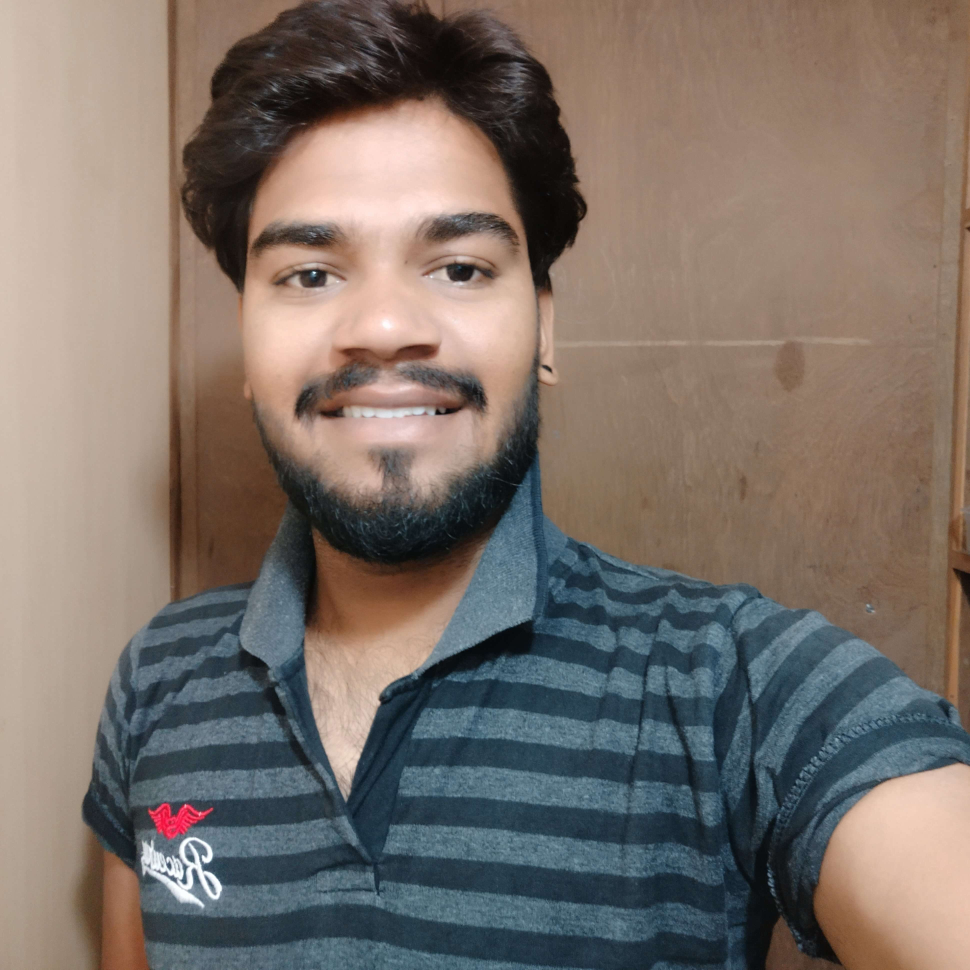
#> input picture harish.jpg, 3880 x 3880 px (shown at 1/4 size)
$ python Edge_detection.py   (older library calls are emulated)
#> lines starting #> are read from the running program, lines starting #| are printed output that depends on the picture; after the words box and inside, x2 and y2 are one past the last pixel; in counts of white or black regions, pixels touching at a corner belong together
import cv2


img = cv2.imread("harish.jpg",0)
#> img: shape (3880, 3880); min 4, max 255, mean 114.9
image = cv2.resize(img,(600,600))
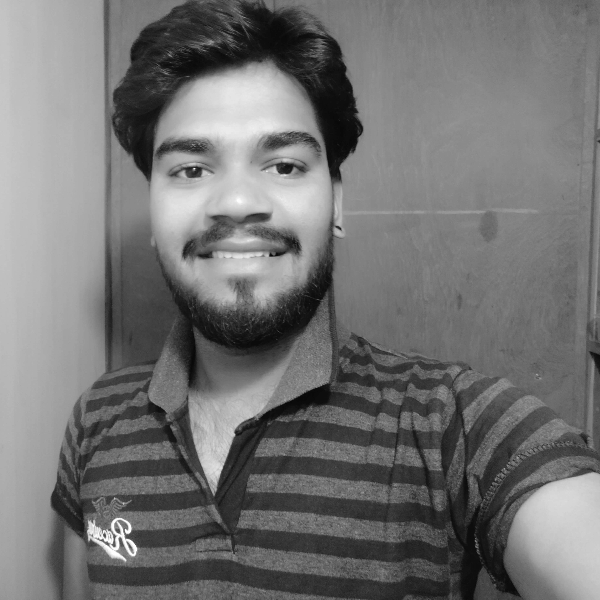
#> image: shape (600, 600); min 8, max 255, mean 114.9
sobel_x = cv2.Sobel(image,cv2.CV_64F,1,0,ksize=5)
sobel_y = cv2.Sobel(image,cv2.CV_64F,0,1,ksize=5)
sobel_or = cv2.bitwise_or(sobel_x,sobel_y)
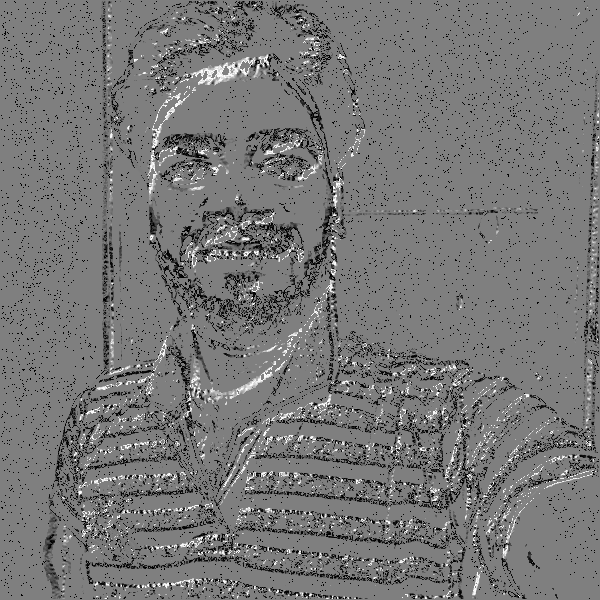
#> sobel_or: shape (600, 600) float64; 1.38% of the values are NaN or infinite; the others: min -131040, max 131040, mean -6293.5; drawn with min black, max white, NaN and infinite black
laplacian = cv2.Laplacian(image,cv2.CV_64F)
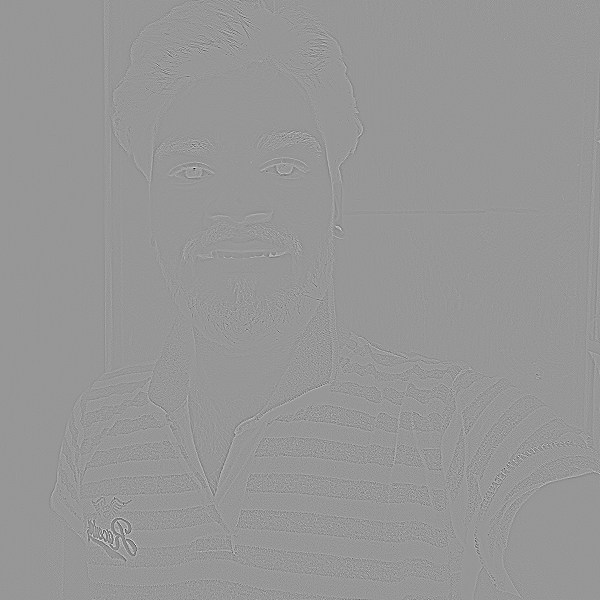
#> laplacian: shape (600, 600) float64; min -466, max 320, mean 0; drawn with min black and max white
canny = cv2.Canny(image,20,170)
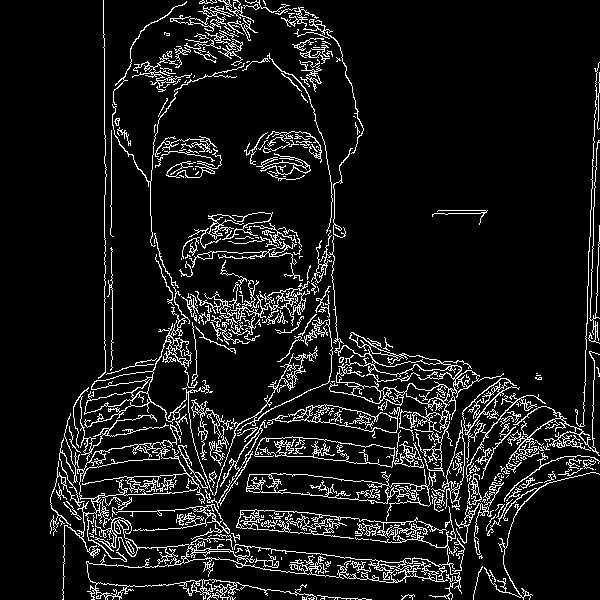
#> canny: shape (600, 600); 9.1% white in thin lines or dots
cv2.imshow("Origanl image",image)
cv2.imshow("Sobel_X",sobel_x)
cv2.imshow("Sobel_Y",sobel_y)
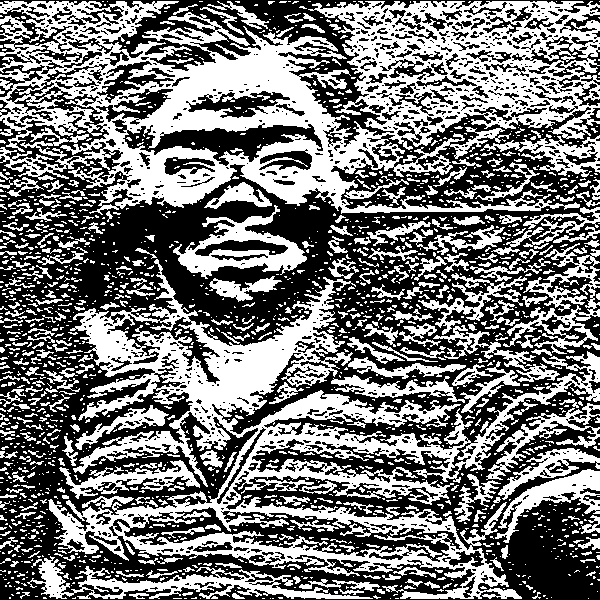
#> window 'Sobel_Y': shape (600, 600); 46.6% white; 1844 white regions (1454 under 20 px), largest, box (x1, y1, x2, y2) and area: (0, 1, 600, 215) 61132, (48, 259, 600, 599) 44916, (27, 556, 373, 599) 4073
cv2.imshow("Sobel",sobel_or)
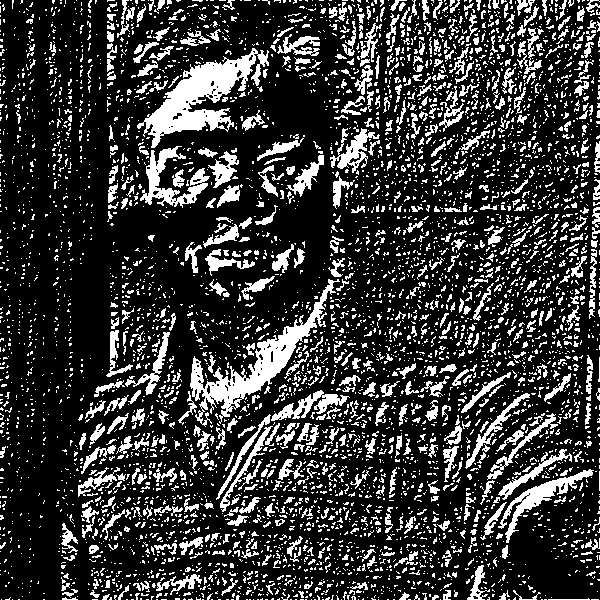
#> window 'Sobel': shape (600, 600); 21.5% white; 5377 white regions (4692 under 20 px), largest, box (x1, y1, x2, y2) and area: (137, 48, 269, 148) 4528, (190, 279, 340, 427) 3963, (140, 146, 210, 208) 1464
cv2.imshow("laplacian",laplacian)
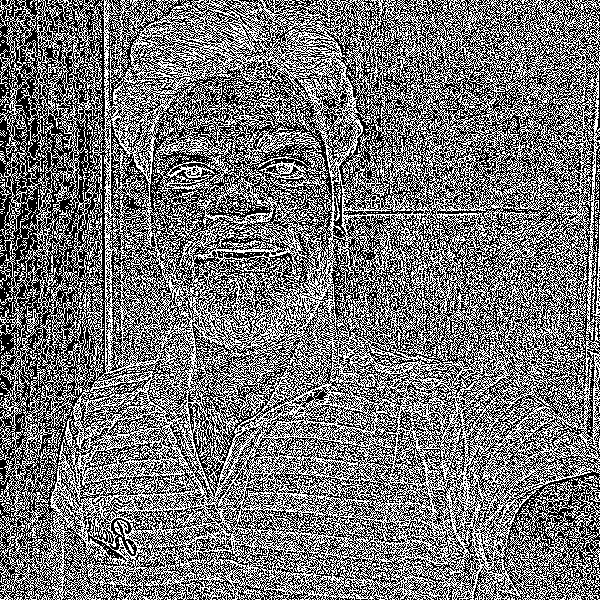
#> window 'laplacian': shape (600, 600); 46.1% white in thin lines or dots
cv2.imshow("canny",canny)

cv2.waitKey(0)
cv2.destroyAllWindows()
